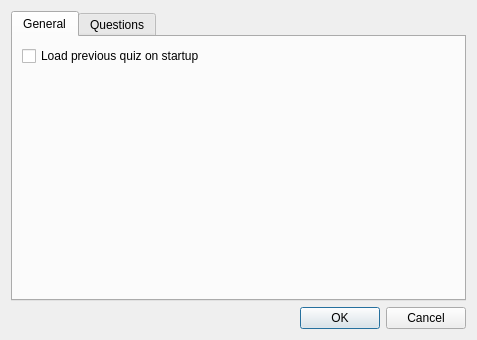
<?xml version="1.0" encoding="UTF-8"?>
<ui version="4.0">
 <class>SettingsWin</class>
 <widget class="QDialog" name="SettingsWin">
  <property name="geometry">
   <rect>
    <x>0</x>
    <y>0</y>
    <width>477</width>
    <height>340</height>
   </rect>
  </property>
  <property name="windowTitle">
   <string>Lyngo Driller Settings</string>
  </property>
  <layout class="QVBoxLayout" name="verticalLayout_2">
   <item>
    <widget class="QTabWidget" name="tabWidget">
     <property name="enabled">
      <bool>true</bool>
     </property>
     <property name="currentIndex">
      <number>0</number>
     </property>
     <widget class="QWidget" name="tab">
      <attribute name="title">
       <string>General</string>
      </attribute>
      <layout class="QVBoxLayout" name="verticalLayout_3">
       <item>
        <widget class="QCheckBox" name="chkLoadPreviousOnStartup">
         <property name="text">
          <string>Load previous quiz on startup</string>
         </property>
        </widget>
       </item>
       <item>
        <spacer name="verticalSpacer_2">
         <property name="orientation">
          <enum>Qt::Vertical</enum>
         </property>
         <property name="sizeHint" stdset="0">
          <size>
           <width>20</width>
           <height>207</height>
          </size>
         </property>
        </spacer>
       </item>
      </layout>
     </widget>
     <widget class="QWidget" name="tab_2">
      <attribute name="title">
       <string>Questions</string>
      </attribute>
      <layout class="QVBoxLayout" name="verticalLayout">
       <item>
        <widget class="QCheckBox" name="chkAllowMistakes">
         <property name="toolTip">
          <string>&lt;!DOCTYPE HTML PUBLIC &quot;-//W3C//DTD HTML 4.0//EN&quot; &quot;http://www.w3.org/TR/REC-html40/strict.dtd&quot;&gt;
&lt;html&gt;&lt;head&gt;&lt;meta name=&quot;qrichtext&quot; content=&quot;1&quot; /&gt;&lt;style type=&quot;text/css&quot;&gt;
p, li { white-space: pre-wrap; }
&lt;/style&gt;&lt;/head&gt;&lt;body style=&quot; font-family:'Sans'; font-size:10pt; font-weight:400; font-style:normal;&quot;&gt;
&lt;p style=&quot; margin-top:0px; margin-bottom:0px; margin-left:0px; margin-right:0px; -qt-block-indent:0; text-indent:0px;&quot;&gt;&lt;span style=&quot; font-size:12pt; font-weight:600;&quot;&gt;Allow Mistakes&lt;/span&gt;&lt;/p&gt;
&lt;p style=&quot; margin-top:0px; margin-bottom:0px; margin-left:0px; margin-right:0px; -qt-block-indent:0; text-indent:0px;&quot;&gt;- When &lt;span style=&quot; font-style:italic;&quot;&gt;checked&lt;/span&gt;, allows the user to enter incorrect answers.&lt;/p&gt;
&lt;p style=&quot; margin-top:0px; margin-bottom:0px; margin-left:0px; margin-right:0px; -qt-block-indent:0; text-indent:0px;&quot;&gt;- When &lt;span style=&quot; font-style:italic;&quot;&gt;unchecked&lt;/span&gt;, prevents the user from proceeding to the next question when selecting an incorrect answer.&lt;/p&gt;
&lt;p style=&quot; margin-top:0px; margin-bottom:0px; margin-left:0px; margin-right:0px; -qt-block-indent:0; text-indent:0px;&quot;&gt;&lt;span style=&quot; font-weight:600;&quot;&gt;Default Value&lt;/span&gt;: Off&lt;/p&gt;&lt;/body&gt;&lt;/html&gt;</string>
         </property>
         <property name="text">
          <string>Allow mistakes</string>
         </property>
        </widget>
       </item>
       <item>
        <widget class="QCheckBox" name="chkRandomizeQuestions">
         <property name="toolTip">
          <string>&lt;!DOCTYPE HTML PUBLIC &quot;-//W3C//DTD HTML 4.0//EN&quot; &quot;http://www.w3.org/TR/REC-html40/strict.dtd&quot;&gt;
&lt;html&gt;&lt;head&gt;&lt;meta name=&quot;qrichtext&quot; content=&quot;1&quot; /&gt;&lt;style type=&quot;text/css&quot;&gt;
p, li { white-space: pre-wrap; }
&lt;/style&gt;&lt;/head&gt;&lt;body style=&quot; font-family:'Sans'; font-size:10pt; font-weight:400; font-style:normal;&quot;&gt;
&lt;p style=&quot; margin-top:0px; margin-bottom:0px; margin-left:0px; margin-right:0px; -qt-block-indent:0; text-indent:0px;&quot;&gt;&lt;span style=&quot; font-size:12pt; font-weight:600;&quot;&gt;Randomize Questions&lt;/span&gt;&lt;/p&gt;
&lt;p style=&quot; margin-top:0px; margin-bottom:0px; margin-left:0px; margin-right:0px; -qt-block-indent:0; text-indent:0px;&quot;&gt;When checked, randomizes the order of questions.&lt;/p&gt;
&lt;p style=&quot; margin-top:0px; margin-bottom:0px; margin-left:0px; margin-right:0px; -qt-block-indent:0; text-indent:0px;&quot;&gt;&lt;span style=&quot; font-weight:600;&quot;&gt;Default value&lt;/span&gt;: off&lt;/p&gt;&lt;/body&gt;&lt;/html&gt;</string>
         </property>
         <property name="text">
          <string>Randomize questions</string>
         </property>
        </widget>
       </item>
       <item>
        <widget class="QCheckBox" name="chkRandomlySwapQuestions">
         <property name="text">
          <string>Randomly swap questions with answers</string>
         </property>
        </widget>
       </item>
       <item>
        <spacer name="verticalSpacer">
         <property name="orientation">
          <enum>Qt::Vertical</enum>
         </property>
         <property name="sizeHint" stdset="0">
          <size>
           <width>20</width>
           <height>151</height>
          </size>
         </property>
        </spacer>
       </item>
      </layout>
     </widget>
    </widget>
   </item>
   <item>
    <widget class="QDialogButtonBox" name="buttonBox">
     <property name="standardButtons">
      <set>QDialogButtonBox::Cancel|QDialogButtonBox::Ok</set>
     </property>
    </widget>
   </item>
  </layout>
 </widget>
 <resources/>
 <connections>
  <connection>
   <sender>buttonBox</sender>
   <signal>accepted()</signal>
   <receiver>SettingsWin</receiver>
   <slot>accept()</slot>
   <hints>
    <hint type="sourcelabel">
     <x>423</x>
     <y>322</y>
    </hint>
    <hint type="destinationlabel">
     <x>480</x>
     <y>264</y>
    </hint>
   </hints>
  </connection>
  <connection>
   <sender>buttonBox</sender>
   <signal>rejected()</signal>
   <receiver>SettingsWin</receiver>
   <slot>reject()</slot>
   <hints>
    <hint type="sourcelabel">
     <x>319</x>
     <y>313</y>
    </hint>
    <hint type="destinationlabel">
     <x>477</x>
     <y>186</y>
    </hint>
   </hints>
  </connection>
 </connections>
</ui>
